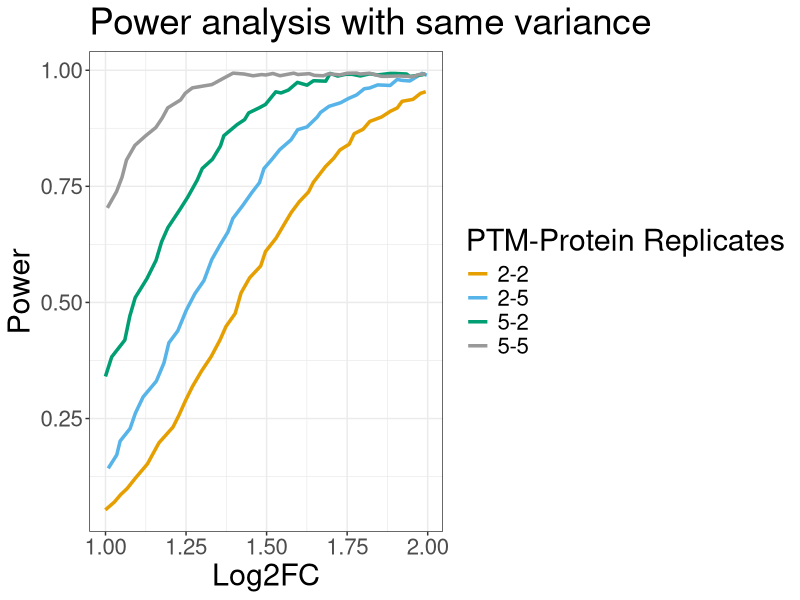
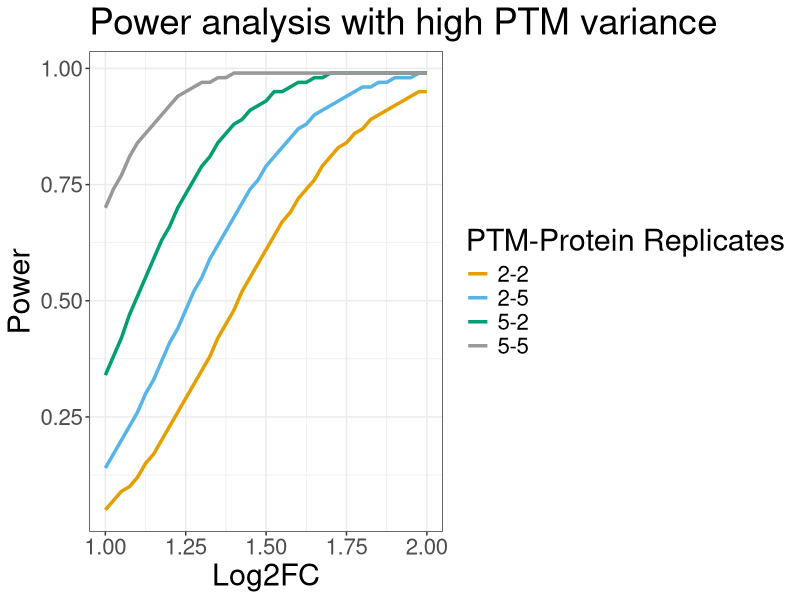
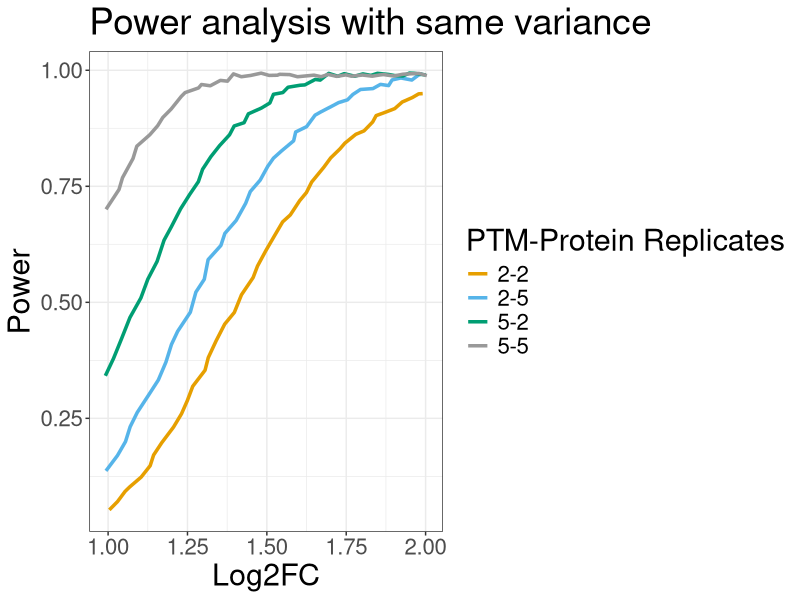
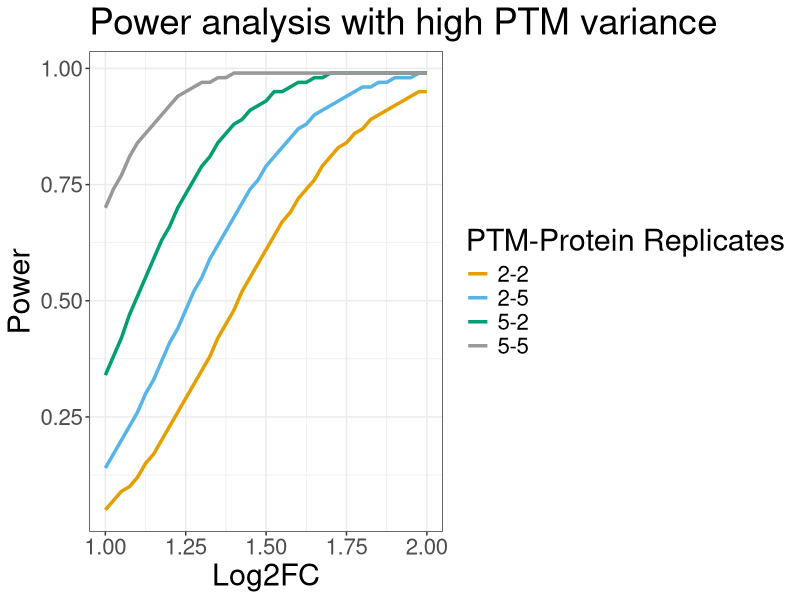

Write the R code that produced these figures, in order.

library(tidyverse)
library(ggthemes)
library(data.table)

setwd(dirname(rstudioapi::getActiveDocumentContext()$path))

## Calculations w/o feature variations -----------------------------------------

sigma_model <- function(ptm_var, ptm_n, prot_var, prot_n){
  simga <- sqrt((ptm_var/ptm_n) + (prot_var/prot_n))
  return(simga)
}

## Define adjustable metrics
low <- .1
mid <- .15
high <- .2
n_sample_list <- c(2,5)

## Hard metrics
FDR <- 0.05
m0_m1 <- 99
delta <- seq(1, 2, 0.025)

bind_list <- c()

i <- 1
for (x in seq_along(n_sample_list)){
  for (y in seq_along(n_sample_list)){
    var <- sigma_model(high, n_sample_list[[x]], low, n_sample_list[[y]])
    
    
    t <- delta / var
    
    powerTemp <- seq(0, 1, 0.01)
    power <- numeric(length(t))
    
    for (i in seq_along(t)) {
      diff <- qnorm(powerTemp) + qnorm(1 - powerTemp * FDR / (1 + (1 - FDR) * m0_m1) / 2) - t[i]
      min(abs(diff), na.rm = TRUE)
      power[i] = powerTemp[order(abs(diff))][1]
    }
    
    temp <- data.table("PTM-Protein Replicates" = paste(n_sample_list[[x]],  n_sample_list[[y]], sep = "-"),
               "Log2FC" = delta, "Power" = power)
    
    bind_list <- c(bind_list, list(temp))
    
  }
}

low_var_df <- rbindlist(bind_list)
same_var_df <- rbindlist(bind_list)
high_ptm_var_df <- rbindlist(bind_list)
high_var_df <- rbindlist(bind_list)

## Charts ------------------------------------------------------------------
cbPalette <- c("#E69F00", "#56B4E9", "#009E73", "#999999", 
               "#0072B2", "#D55E00", "#CC79A7", "#999999")

p1 <- same_var_df %>%
  ggplot() + geom_line(aes(x = Log2FC, y = Power, color = `PTM-Protein Replicates`), 
                       position = "jitter", size = 1.2) +
  scale_colour_manual(values=cbPalette) +
  labs(title = "Power analysis with same variance") +
  theme_bw() +
  theme(axis.text.x = element_text(size = 16),
        axis.text.y = element_text(size = 16),
        legend.text=element_text(size=16),
        axis.title.y = element_text(size = 22),
        axis.title.x = element_text(size = 22),
        title = element_text(size = 22),
        strip.text = element_text(size = 16))
p1

p2 <- high_ptm_var_df %>%
  ggplot() + geom_line(aes(x = Log2FC, y = Power, color = `PTM-Protein Replicates`), size = 1.2) +
  scale_colour_manual(values=cbPalette) +
  labs(title = "Power analysis with high PTM variance") +
  theme_bw() +
  theme(axis.text.x = element_text(size = 16),
        axis.text.y = element_text(size = 16),
        legend.text=element_text(size=16),
        axis.title.y = element_text(size = 22),
        axis.title.x = element_text(size = 22),
        title = element_text(size = 22),
        strip.text = element_text(size = 16))
p2

png("../supplementary/sim_new/same_var_power.png", width = 750, height = 500)
p1
dev.off()

png("../supplementary/sim_new/high_ptm_var_power.png", width = 750, height = 500)
p2
dev.off()
